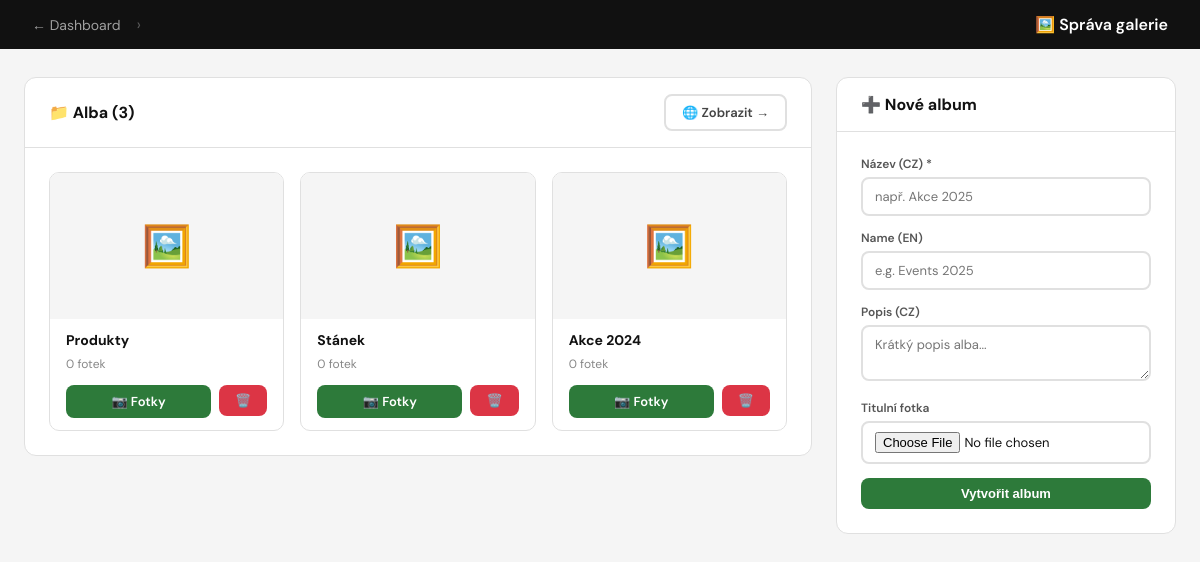
The page /admin/gallery.php (signed in) on the database its author committed.
### tables this page shows
CREATE TABLE IF NOT EXISTS `gallery_albums` (
  `id` int(11) NOT NULL AUTO_INCREMENT,
  `name_cs` varchar(255) NOT NULL,
  `name_en` varchar(255) DEFAULT NULL,
  `description_cs` text,
  `description_en` text,
  `cover_image` varchar(255) DEFAULT NULL,
  `sort_order` int(11) DEFAULT 0,
  `active` tinyint(1) DEFAULT 1,
  `created_at` timestamp NOT NULL DEFAULT CURRENT_TIMESTAMP,
  PRIMARY KEY (`id`)
);

### admin/gallery.php (the view, shortened to what this page needs)
<?php
require_once __DIR__.'/../includes/config.php';
$albums = $pdo->query("SELECT ga.*, COUNT(gp.id) as photo_count FROM gallery_albums ga LEFT JOIN gallery_photos gp ON gp.album_id = ga.id WHERE ga.active=1 GROUP BY ga.id ORDER BY ga.id DESC")->fetchAll();
$currentAlbum = null;
?>
<!DOCTYPE html>
<html lang="cs">
<head>
</head>
<body>
<div class="topbar">
    <a href="<?= BASE_URL ?>/admin/index.php">← Dashboard</a>
    <span style="color:rgba(255,255,255,.3)">›</span>
    <h1><?= $currentAlbum ? htmlspecialchars($currentAlbum['name_cs']) : '🖼️ Správa galerie' ?></h1>
</div>
<div class="content">
    <?php if (!$currentAlbum): ?>
    <div class="layout">
        <div>
            <div class="card">
                <div class="card-header">
                    <h2>📁 Alba (<?= count($albums) ?>)</h2>
                    <a href="<?= BASE_URL ?>/galerie.php" target="_blank" class="btn btn-outline">🌐 Zobrazit →</a>
                </div>
                <div class="card-body">
                    <?php if (empty($albums)): ?>
                        <p style="color:#888;text-align:center;padding:32px 0">Žádná alba. Vytvoř první album →</p>
                    <?php else: ?>
                    <div class="album-grid">
                        <?php foreach ($albums as $album): ?>
                        <div class="album-card">
                            <div class="album-cover">
                                <?php if ($album['cover_image']): ?>
                                    <img src="<?= BASE_URL ?>/uploads/<?= htmlspecialchars($album['cover_image']) ?>" alt="">
                                <?php else: ?>
                                    🖼️
                                <?php endif; ?>
                            </div>
                            <div class="album-info">
                                <h3><?= htmlspecialchars($album['name_cs']) ?></h3>
                                <small><?= $album['photo_count'] ?> fotek</small>
                            </div>
                            <div class="album-actions">
                                <a href="<?= BASE_URL ?>/admin/gallery.php?album=<?= $album['id'] ?>" class="btn btn-primary" style="flex:1;justify-content:center">📷 Fotky</a>
                                <form method="POST" onsubmit="return confirm('Smazat album?')">
                                    <button type="submit" class="btn btn-danger">🗑️</button>
                                </form>
                            </div>
                        </div>
                        <?php endforeach; ?>
                    </div>
                    <?php endif; ?>
                </div>
            </div>
        </div>
        <div>
            <div class="card">
                <div class="card-header"><h2>➕ Nové album</h2></div>
                <div class="card-body">
                    <form method="POST" enctype="multipart/form-data">
                        <div class="form-group">
                            <label>Název (CZ) *</label>
                            <input type="text" name="name_cs" required placeholder="např. Akce 2025">
                        </div>
                        <div class="form-group">
                            <label>Name (EN)</label>
                            <input type="text" name="name_en" placeholder="e.g. Events 2025">
                        </div>
                        <div class="form-group">
                            <label>Popis (CZ)</label>
                            <textarea name="description_cs" rows="2" placeholder="Krátký popis alba..."></textarea>
                        </div>
                        <div class="form-group">
                            <label>Titulní fotka</label>
                            <input type="file" name="cover" accept="image/*">
                        </div>
                        <button type="submit" class="btn btn-primary btn-full">Vytvořit album</button>
                    </form>
                </div>
            </div>
        </div>
    </div>
    <?php endif; ?>
</div>
</body>
</html>

### admin/gallery.php (style rules this page uses)
* { box-sizing:border-box;margin:0;padding:0 }
body { font-family:'DM Sans',sans-serif;background:#f5f5f5;color:#111 }
.topbar { background:#111;color:white;padding:14px 32px;display:flex;align-items:center;gap:16px }
.topbar a { color:rgba(255,255,255,.6);font-size:14px;text-decoration:none }
.topbar h1 { font-size:1rem;font-weight:600;color:white;margin-left:auto }
.content { max-width:1200px;margin:28px auto;padding:0 24px }
.layout { display:grid;grid-template-columns:1fr 340px;gap:24px;align-items:start }
.card { background:white;border-radius:12px;border:1px solid #e0e0e0;overflow:hidden;margin-bottom:20px }
.card-header { padding:16px 24px;border-bottom:1px solid #e0e0e0;display:flex;align-items:center;justify-content:space-between }
.card-header h2 { font-size:1rem;font-weight:700 }
.card-body { padding:24px }
.form-group { margin-bottom:14px }
label { display:block;font-size:12px;font-weight:600;color:#555;margin-bottom:5px }
input[type=text],input[type=file],textarea { width:100%;padding:9px 12px;border:2px solid #e0e0e0;border-radius:8px;font-family:inherit;font-size:13px;outline:none;transition:border-color .2s }
.btn { display:inline-flex;align-items:center;gap:6px;padding:8px 16px;border-radius:8px;font-size:13px;font-weight:600;cursor:pointer;border:none;text-decoration:none;transition:all .2s }
.btn-primary { background:#2D7A3A;color:white }
.btn-danger { background:#dc3545;color:white }
.btn-outline { background:none;border:2px solid #e0e0e0;color:#444 }
.btn-full { width:100%;justify-content:center }
.album-grid { display:grid;grid-template-columns:repeat(auto-fill,minmax(200px,1fr));gap:16px }
.album-card { border:1px solid #e0e0e0;border-radius:10px;overflow:hidden;background:white;transition:all .2s }
.album-cover { aspect-ratio:16/10;background:#f5f5f5;display:flex;align-items:center;justify-content:center;font-size:2.5rem;overflow:hidden }
.album-info { padding:12px 16px }
.album-info h3 { font-size:14px;font-weight:700;margin-bottom:3px }
.album-info small { color:#888;font-size:12px }
.album-actions { display:flex;gap:8px;padding:0 16px 12px;flex-wrap:wrap }

### rows shown on the page
gallery_albums: name_cs "Produkty", photo_count "0"
gallery_albums: name_cs "Stánek", photo_count "0"
gallery_albums: name_cs "Akce 2024", photo_count "0"

### other values the page prints
count($albums) "3"
